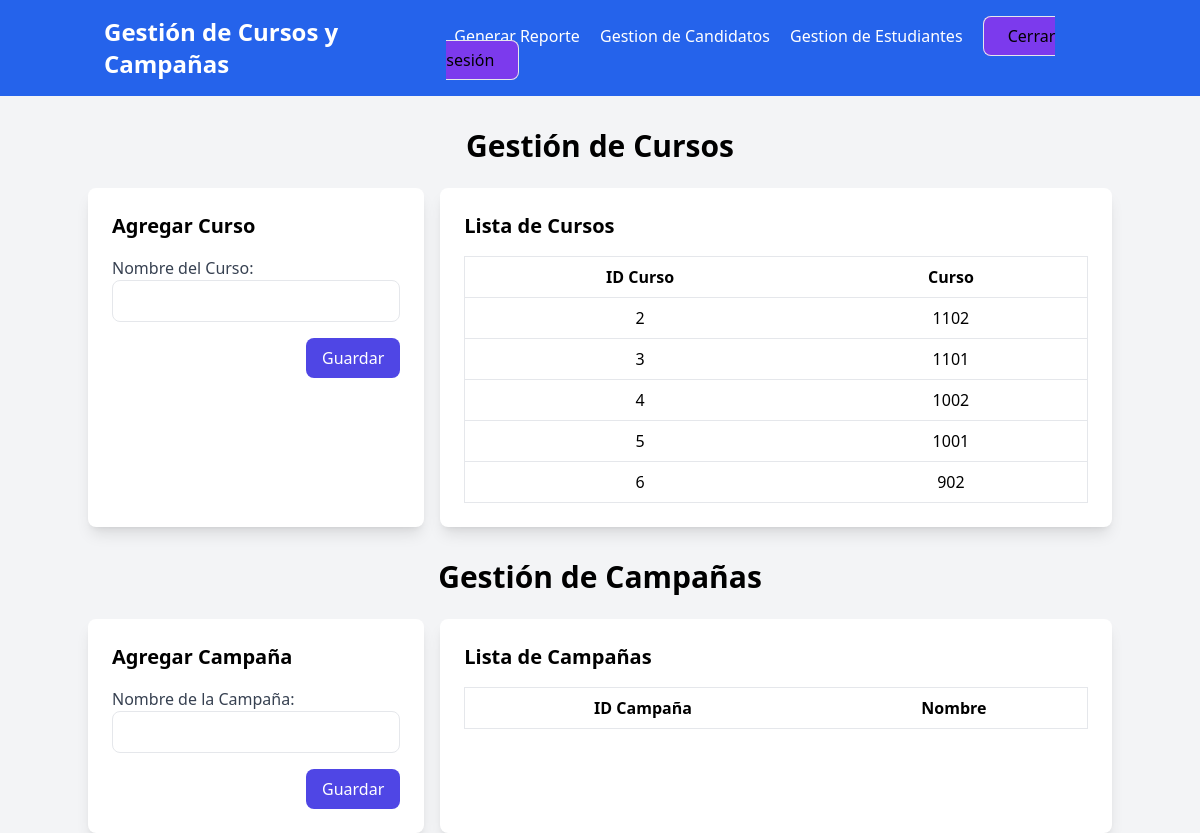
The app's page /views/gestion_cursos_campañas.php (signed in), older data.
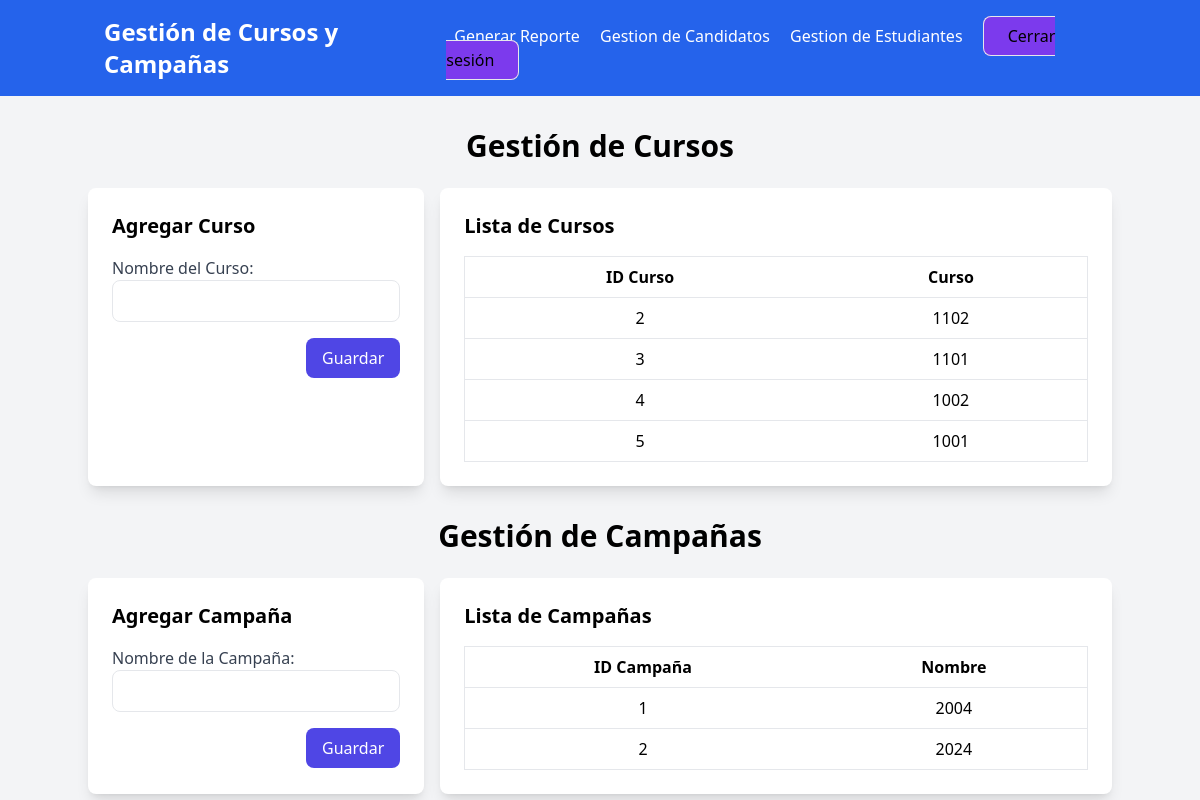
The same page, newer data.
### tables this page shows
CREATE TABLE `cursos` (
  `idCursos` int(10) NOT NULL,
  `Curso` varchar(45) NOT NULL
);

CREATE TABLE `campana` (
  `id_campana` int(11) NOT NULL,
  `nombre` varchar(100) NOT NULL
);

### model/Cursos.php (called while the page is built, shortened)
<?php
class Cursos
{
    public static function mostrarCursos()
    {
        $db = new Conexion();
        $sql = "SELECT * FROM cursos";
        $stmt = $db->query($sql);
        return $stmt->fetchAll(PDO::FETCH_ASSOC);
    }
}

### model/Campañas.php (called while the page is built, shortened)
<?php
class Campañas
{
    public static function mostrarCampanas()
    {
        $db = new Conexion();
        $sql = "SELECT * FROM campana";
        $stmt = $db->query($sql);
        return $stmt->fetchAll(PDO::FETCH_ASSOC);
    }
}

### views/gestion_cursos_campañas.php (the view, shortened to what this page needs)
<?php
require_once("../model/Cursos.php");
require_once("../model/Campañas.php");
$cursos = Cursos::mostrarCursos();
$campanas = Campañas::mostrarCampanas();
?>
<!DOCTYPE html>
<html lang="es">
<head>
    <script src="https://cdn.tailwindcss.com"></script>
</head>
<body class="bg-gray-100">
    <header class="bg-blue-600 text-white py-4">
        <div class="container mx-auto flex justify-between items-center px-4">
            <h1 class="text-2xl font-bold">Gestión de Cursos y Campañas</h1>
            <nav>
                <button id="GenerarMysql" class="mx-2 hover:underline">Generar Reporte</button>
                <a href="../views/admin_candidatos.php" class="mx-2 hover:underline">Gestion de Candidatos</a>
                <a href="../views/admin_estudiantes.php" class="mx-2 hover:underline">Gestion de Estudiantes</a>
                <a href="../controller/logout.php" class="mx-2 hover:underline bg-violet-600 px-6 py-2 border rounded-lg text-black transition ease-in-out hover:bg-violet-700 duration-500">Cerrar sesión</a>
            </nav>
        </div>
    </header>
    <div class="container mx-auto mt-8">
        <div class="mb-8">
            <h2 class="text-3xl font-bold mb-6 text-center">Gestión de Cursos</h2>
            <div class="flex space-x-4">
                <div class="w-1/3 bg-white p-6 rounded-lg shadow-lg">
                    <h3 class="text-xl font-bold mb-4">Agregar Curso</h3>
                    <form action="../controller/crearCurso.php" method="POST">
                        <div class="mb-4">
                            <label class="block text-gray-700">Nombre del Curso:</label>
                            <input type="text" name="curso" class="w-full px-3 py-2 border rounded-lg focus:outline-none focus:ring-2 focus:ring-indigo-400" required>
                        </div>
                        <div class="flex justify-end">
                            <button type="submit" class="bg-indigo-600 text-white px-4 py-2 rounded-lg hover:bg-indigo-700">Guardar</button>
                        </div>
                    </form>
                </div>
                <div class="w-2/3 bg-white p-6 rounded-lg shadow-lg">
                    <h3 class="text-xl font-bold mb-4">Lista de Cursos</h3>
                    <div class="scroll-container">
                        <table class="min-w-full bg-white border">
                            <thead>
                                <tr>
                                    <th class="py-2 px-4 border-b">ID Curso</th>
                                    <th class="py-2 px-4 border-b">Curso</th>
                                </tr>
                            </thead>
                            <tbody>
                                <?php foreach ($cursos as $curso): ?>
                                    <tr>
                                        <td class="py-2 px-4 border-b text-center"><?php echo $curso['idCursos']; ?></td>
                                        <td class="py-2 px-4 border-b text-center"><?php echo $curso['Curso']; ?></td>
                                    </tr>
                                <?php endforeach; ?>
                            </tbody>
                        </table>
                    </div>
                </div>
            </div>
        </div>
        <div>
            <h2 class="text-3xl font-bold mb-6 text-center">Gestión de Campañas</h2>
            <div class="flex space-x-4">
                <div class="w-1/3 bg-white p-6 rounded-lg shadow-lg">
                    <h3 class="text-xl font-bold mb-4">Agregar Campaña</h3>
                    <form action="../controller/crearCampana.php" method="POST">
                        <div class="mb-4">
                            <label class="block text-gray-700">Nombre de la Campaña:</label>
                            <input type="text" name="nombre" class="w-full px-3 py-2 border rounded-lg focus:outline-none focus:ring-2 focus:ring-indigo-400" required>
                        </div>
                        <div class="flex justify-end">
                            <button type="submit" class="bg-indigo-600 text-white px-4 py-2 rounded-lg hover:bg-indigo-700">Guardar</button>
                        </div>
                    </form>
                </div>
                <div class="w-2/3 bg-white p-6 rounded-lg shadow-lg">
                    <h3 class="text-xl font-bold mb-4">Lista de Campañas</h3>
                    <div class="scroll-container">
                        <table class="min-w-full bg-white border">
                            <thead>
                                <tr>
                                    <th class="py-2 px-4 border-b">ID Campaña</th>
                                    <th class="py-2 px-4 border-b">Nombre</th>
                                </tr>
                            </thead>
                            <tbody>
                                <?php foreach ($campanas as $campana): ?>
                                    <tr>
                                        <td class="py-2 px-4 border-b text-center"><?php echo $campana['id_campana']; ?></td>
                                        <td class="py-2 px-4 border-b text-center"><?php echo $campana['nombre']; ?></td>
                                    </tr>
                                <?php endforeach; ?>
                            </tbody>
                        </table>
                    </div>
                </div>
            </div>
        </div>
    </div>
</body>
</html>

### views/gestion_cursos_campañas.php (style rules this page uses)
.scroll-container { max-height: 300px; overflow-y: auto; }

Row changes from the older to the newer data that the page shows:
removed cursos: idCursos "6", Curso "902"
added campana: id_campana "1", nombre "2004"
added campana: id_campana "2", nombre "2024"
